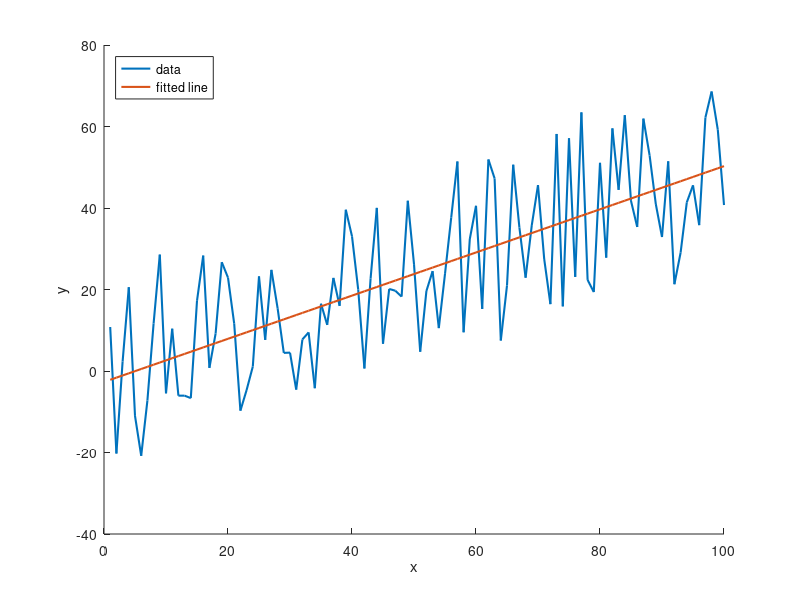

MATLAB code to generate this figure: (Note: this script raises an error after producing the figure.)
%% Week 4 exercise
% regression and correlation

%% safety first
close all; fclose all; clear; clc;

%% Part 1. regression using noisy data

% number of data points
N=100;
% generate x values from 1 to N
x=[1:100]';
% y=0.5*x + noise
err=50;
y=0.5.*x+err.*(rand(N,1)-0.5);

% set-up matrix A to estimate linear fit
% Ax=b
% first column of A: x
% second column of A: 1
A=[x,ones(N,1)];
b=y; % get a column vector of y

% # estimate coefficient using pseudo inverse
xvec=A\b;
% % alternatively
% xvec2=pinv(A)*b;
disp('Part 1. fit noisy data');
disp('Estimated based on matrix pseudo inversion:');
disp(['The best fit line is y = ',num2str(xvec(1),3),...
    'x + ',num2str(xvec(2),3)]);

%% make a plot

figure;
hold on;
plot(x,y,'linewidth',1.5,'DisplayName','data');
plot(x,A*xvec,'-','linewidth',1.5,'DisplayName','fitted line')
xlabel('x');
ylabel('y');
legend('location','northwest');
print('-dpng', 'week4_fig1_noisy_data_fit.png');


%% estimating regression coefficient using covariance matrix
% y = ax + b
% we use the same x and y generated from the previous section
% assemble a matrix
D=[x,y]; % first column x, second column y
% calculate the covariance matrix
c=cov(D);
% calculate the regression coefficient a (slope)
a=c(1,2)/c(1,1);
% estimated the intercept
b=mean(y)-a*mean(x);

disp(' ');
disp('Estimated based on covariance matrix:');
disp(['The best fit line is y = ',num2str(a,3),...
    'x + ',num2str(b,3)]);
%% estimating correlation coefficient

% coefficient of determination
% R^2 value measures the fraction of variance explained by the regression
R2=c(1,2).^2./(c(1,1).*c(2,2));
disp(['R^2 = ',num2str(R2,4)]);
disp([num2str(R2*100,4),'% of the variance is explained by the linear trend.']);


%%%%%%%%%%%%%%%%%%%%%%%%%%%%%%%%%%%%%%%%%%%%
%% Part 2. Atlanta temperature
% import data (with missing values)
data_table=readtable('./ATL_MonMeanTemp_1879_2022_with_missing.xlsx');
% year
year=data_table.Year;
% temperature of all months
All_Month=table2array(data_table(:,2:13));
% calculate annual mean from all months
Annual=mean(All_Month,2);

%% calculate the regression coefficients
% all data
ind=~isnan(Annual);
% assemble the matrix [x,y]
D=[year(ind),Annual(ind)];
% calculate the Covariance matrix
c=cov(D);
% estimate regression coefficients
a=c(1,2)./c(1,1); % slope
b=mean(Annual(ind))-a*mean(year(ind)); % intercept

r2=(c(1,2).^2)./(c(1,1).*c(2,2)); % coefficient of determination

disp(' ');
disp('Part 2: Atlanta temperature ');
disp('Estimated based on covariance matrix:');
disp(['The temperature changes ',num2str(a,3),' deg F per year.']);
disp(['R^2 = ',num2str(r2,3)]);
disp([num2str(r2*100,4),'% of the variance is explained by the linear trend.']);

%% validate using pseudo inverse of matrix
N=numel(Annual(ind));
A=[year(ind),ones(N,1)];
xvec=pinv(A)*Annual(ind);

disp(' ');
disp('Estimated based on pseudo inverse:');
disp(['The temperature changes ',num2str(xvec(1),3),' deg F per year.']);


%% make a plot
figure;
hold on;
plot(year,Annual,'-','linewidth',1.5);
plot(year(ind),A*xvec,'-','linewidth',1.5);
xlabel('Year');
ylabel('Temperature (^\circF)');
set(gca,'fontsize',18);
print('-dpng', 'week4_fig2_atlanta_temp_fit.png');


%% calculate the regression coefficients for a selected period
% all data
ind=(~isnan(Annual)) & (year>=1970);
% assemble the matrix [x,y]
D=[year(ind),Annual(ind)];
% calculate the Covariance matrix
c=cov(D);
% estimate regression coefficients
a=c(1,2)./c(1,1); % slope
b=mean(Annual(ind))-a*mean(year(ind)); % intercept

r2=(c(1,2).^2)./(c(1,1).*c(2,2)); % coefficient of determination

disp(' ');
disp('Regression for a selected period (after 1970)');
disp('Estimated based on covariance matrix:');
disp(['The temperature changes ',num2str(a,3),' deg F per year.']);
disp(['R^2 = ',num2str(r2,3)]);
disp([num2str(r2*100,4),'% of the variance is explained by the linear trend.']);

%% make a plot
figure;
hold on;
plot(year,Annual,'-','linewidth',1.5);
plot(year(ind),a.*year(ind)+b,'-','linewidth',1.5);
xlabel('Year');
ylabel('Temperature (^\circF)');
title('Atlanta, Annual temperature');
set(gca,'fontsize',18);
print('-dpng', 'week4_fig2_atlanta_temp_fit_1970_2022.png');


%%%%%%%%%%%%%%%%%%%%%%%%%%%%%%%%%%%%%%%%%%%%%%%%%%%%%
%% Part 3. Comparison of different cities
% import data (with missing values)

% Atlanta, GA
data_table1=readtable('./temperature_four_cities.xlsx','Sheet','ATL');
% Boston, MA
data_table2=readtable('./temperature_four_cities.xlsx','Sheet','BOS');
% San Francisco, CA
data_table3=readtable('./temperature_four_cities.xlsx','Sheet','SFO');
% Seattle, WA
data_table4=readtable('./temperature_four_cities.xlsx','Sheet','SEA');

% Year
year=data_table1.Year;
% Get Feb temperature for four cities
T_feb1=data_table1.Feb;
T_feb2=data_table2.Feb;
T_feb3=data_table3.Feb;
T_feb4=data_table4.Feb;

%% make a time series plot

figure;
hold on;
plot(year,T_feb1,'-','linewidth',1.5,'DisplayName','ATL');
plot(year,T_feb2,'-','linewidth',1.5,'DisplayName','BOS');
plot(year,T_feb3,'-','linewidth',1.5,'DisplayName','SFO');
plot(year,T_feb4,'-','linewidth',1.5,'DisplayName','SEA');

xlabel('Year');
ylabel('Temperature (^\circF)');
title('February Temperature');
xlim([1890,2030]);
set(gca,'fontsize',18);

legend('orientation','Horizontal','location','south');

print('-dpng', 'week4_fig3_four_cities_feb_temp.png');


%% calculation of covariance and correlation

ind=~isnan(T_feb1) & ~isnan(T_feb2) & ~isnan(T_feb3) & ~isnan(T_feb4);
D=[T_feb1(ind),T_feb2(ind),T_feb3(ind),T_feb4(ind)];
% correlation matrix
r_mat=corrcoef(D); 
% covariance matrix
c_mat=cov(D);


%% correlation plot
% atlanta vs. boston
figure;
hold on;
plot(T_feb1,T_feb2,'o','linewidth',1.5,'MarkerSize',8);
xlabel('ATL temperature (deg F)');
ylabel('BOS temperature (deg F)');
title('February');
set(gca,'fontsize',18);
print('-dpng', 'week4_fig4_feb_temp_atl_bos.png');

%%
% san francisco vs. seattle
figure;
hold on;
plot(T_feb3,T_feb4,'+','linewidth',1.5,'MarkerSize',8);
xlabel('SFO temperature (deg F)');
ylabel('SEA temperature (deg F)');
title('February');
set(gca,'fontsize',18);
print('-dpng', 'week4_fig4_feb_temp_sfo_sea.png');

%%
% atlanta vs. san francisco
figure;
hold on;
plot(T_feb1,T_feb3,'^','linewidth',1.5,'MarkerSize',8);
xlabel('ATL temperature (deg F)');
ylabel('SFO temperature (deg F)');
title('February');
set(gca,'fontsize',18);
print('-dpng', 'week4_fig4_feb_temp_atl_sfo.png');

%% test the significance
N=numel(T_feb1(ind));
t_value=r_mat.*sqrt((N-2)./(1-r_mat.^2));
% critical t value
tcrit=norminv(0.975);








